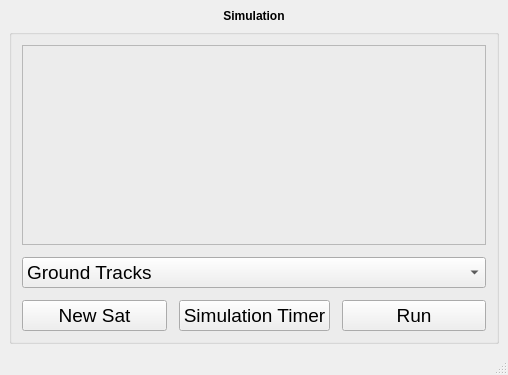
<?xml version="1.0" encoding="UTF-8"?>
<ui version="4.0">
 <class>MainWindow</class>
 <widget class="QMainWindow" name="MainWindow">
  <property name="geometry">
   <rect>
    <x>0</x>
    <y>0</y>
    <width>508</width>
    <height>375</height>
   </rect>
  </property>
  <property name="windowTitle">
   <string>MainWindow</string>
  </property>
  <widget class="QWidget" name="centralwidget">
   <layout class="QGridLayout" name="gridLayout">
    <item row="1" column="0">
     <widget class="QGroupBox" name="simulation">
      <property name="font">
       <font>
        <pointsize>14</pointsize>
       </font>
      </property>
      <property name="title">
       <string/>
      </property>
      <property name="alignment">
       <set>Qt::AlignCenter</set>
      </property>
      <layout class="QGridLayout" name="gridLayout_2">
       <property name="leftMargin">
        <number>10</number>
       </property>
       <property name="topMargin">
        <number>10</number>
       </property>
       <property name="rightMargin">
        <number>10</number>
       </property>
       <property name="bottomMargin">
        <number>10</number>
       </property>
       <property name="spacing">
        <number>12</number>
       </property>
       <item row="4" column="2">
        <widget class="QPushButton" name="run">
         <property name="text">
          <string>Run</string>
         </property>
         <property name="shortcut">
          <string>Ctrl+Return</string>
         </property>
        </widget>
       </item>
       <item row="4" column="1">
        <widget class="QPushButton" name="sim_timer">
         <property name="text">
          <string>Simulation Timer</string>
         </property>
        </widget>
       </item>
       <item row="2" column="0" colspan="3">
        <widget class="QFrame" name="graph_frame">
         <property name="frameShape">
          <enum>QFrame::StyledPanel</enum>
         </property>
         <property name="frameShadow">
          <enum>QFrame::Raised</enum>
         </property>
        </widget>
       </item>
       <item row="4" column="0">
        <widget class="QPushButton" name="new_sat">
         <property name="layoutDirection">
          <enum>Qt::LeftToRight</enum>
         </property>
         <property name="text">
          <string>New Sat</string>
         </property>
        </widget>
       </item>
       <item row="3" column="0" colspan="3">
        <widget class="QComboBox" name="vis_ops">
         <item>
          <property name="text">
           <string>Ground Tracks</string>
          </property>
         </item>
         <item>
          <property name="text">
           <string>Earth Vis</string>
          </property>
         </item>
         <item>
          <property name="text">
           <string>Animation</string>
          </property>
         </item>
         <item>
          <property name="text">
           <string>Distances</string>
          </property>
         </item>
        </widget>
       </item>
      </layout>
     </widget>
    </item>
    <item row="0" column="0">
     <widget class="QLabel" name="label">
      <property name="sizePolicy">
       <sizepolicy hsizetype="Minimum" vsizetype="Maximum">
        <horstretch>0</horstretch>
        <verstretch>0</verstretch>
       </sizepolicy>
      </property>
      <property name="font">
       <font>
        <weight>75</weight>
        <bold>true</bold>
       </font>
      </property>
      <property name="text">
       <string>Simulation</string>
      </property>
      <property name="alignment">
       <set>Qt::AlignCenter</set>
      </property>
     </widget>
    </item>
   </layout>
  </widget>
  <widget class="QMenuBar" name="menubar">
   <property name="geometry">
    <rect>
     <x>0</x>
     <y>0</y>
     <width>508</width>
     <height>22</height>
    </rect>
   </property>
  </widget>
  <widget class="QStatusBar" name="statusbar"/>
 </widget>
 <resources/>
 <connections/>
</ui>
